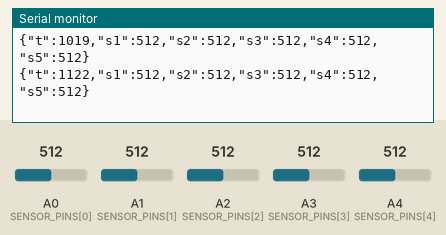
Recording of a sketch running on a simulated Arduino Uno, built with avr-gcc and run on an emulated ATmega328P. On the bench: the last lines printed to the serial monitor. The inputs (shaded band) are chosen by the test bench; at power-on: A0 (SENSOR_PINS[0]) = 512, A1 (SENSOR_PINS[1]) = 512, A2 (SENSOR_PINS[2]) = 512, A3 (SENSOR_PINS[3]) = 512, A4 (SENSOR_PINS[4]) = 512.

Above: at 1.2 s.
1.3 s: A0 (SENSOR_PINS[0]) set to 716
At 1.33 s:
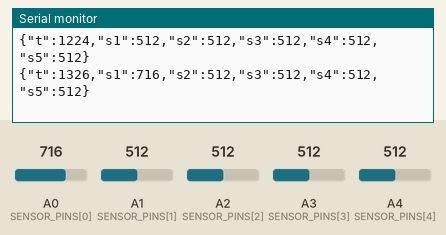
2.8 s: A1 (SENSOR_PINS[1]) set to 716
At 2.86 s:
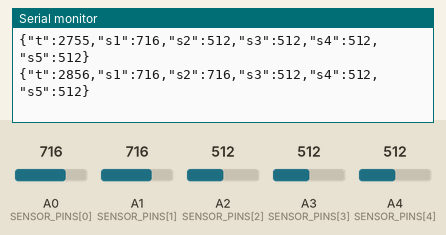
4.3 s: A2 (SENSOR_PINS[2]) set to 716
At 4.39 s:
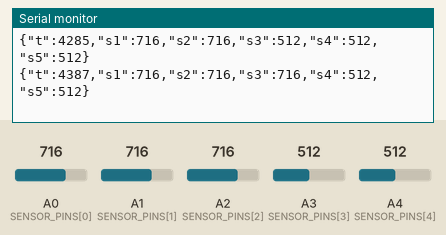
5.8 s: A3 (SENSOR_PINS[3]) set to 716
At 5.82 s:
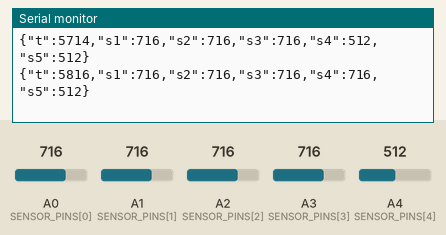
7.3 s: A4 (SENSOR_PINS[4]) set to 716
At 7.35 s:
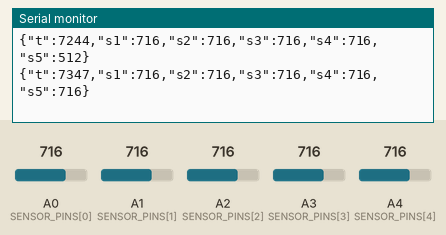
8.8 s: A0 (SENSOR_PINS[0]) set to 992
At 8.88 s:
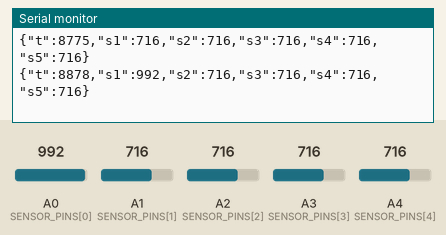
Timing chart, 0 to 11.3 s (numbered marks = the images above; inputs shaded):
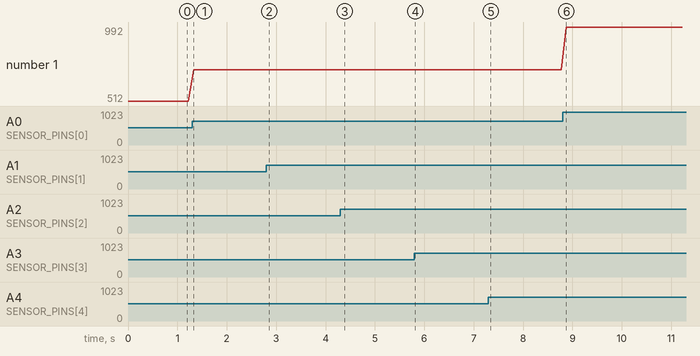

The sketch:

arduino_sketch.ino
```cpp
/*
 * Foot Pressure Sensor Sketch
 * Reads 5 FSR sensors from analog pins A0-A4
 * Outputs JSON data for the web interface on demand
 *
 * Sensor mapping:
 * A0 -> s1 (Zone 1: Hallux)
 * A1 -> s2 (Zone 2: Medial forefoot - 1st MTH)
 * A2 -> s3 (Zone 3: Lateral forefoot - 5th MTH)
 * A3 -> s4 (Zone 4: Midfoot)
 * A4 -> s5 (Zone 5: Heel)
 */

#define BAUD_RATE 115200

// Analog pins for sensors
const int SENSOR_PINS[5] = {A0, A1, A2, A3, A4};
const char* SENSOR_KEYS[5] = {"s1", "s2", "s3", "s4", "s5"}; // s1: Hallux, s2: Medial forefoot, s3: Lateral forefoot, s4: Midfoot, s5: Heel

// Sensor values
int sensorValues[5];
unsigned long startTime = 0;

void setup() {
  Serial.begin(BAUD_RATE);

  // Wait for serial to be ready (with 3s timeout for non-native USB boards)
  unsigned long start = millis();
  while (!Serial && millis() - start < 3000) {
    ;
  }

  startTime = millis();
  // Send reay signal
  Serial.println("{\"status\":\"ready\"}");
}

void loop() {
  // Read all sensor values
  for (int i = 0; i < 5; i++) {
    sensorValues[i] = analogRead(SENSOR_PINS[i]);
  }

  // Output JSON with elapsed time from start
  unsigned long elapsedTime = millis() - startTime;
  Serial.print("{\"t\":");
  Serial.print(elapsedTime);
  Serial.print(",");

  for (int i = 0; i < 5; i++) {
    if (i > 0) Serial.print(",");
    Serial.print("\"");
    Serial.print(SENSOR_KEYS[i]);
    Serial.print("\":");
    Serial.print(sensorValues[i]);
  }

  Serial.println("}");

  // 100ms delay = ~10 readings per second
  delay(100);
}
```

Measured:
- after the input at 1.3 s, the serial monitor: prints a new line at once (image 1)
- after the input at 2.8 s, the serial monitor: prints a new line after 0.06 s (image 2)
- after the input at 4.3 s, the serial monitor: prints a new line after 0.09 s (image 3)
- after the input at 5.8 s, the serial monitor: prints a new line at once (image 4)
- after the input at 7.3 s, the serial monitor: prints a new line after 0.05 s (image 5)
- after the input at 8.8 s, the serial monitor: prints a new line after 0.08 s (image 6)
- plotted number 1: 512 → 716 after the input at 1.3 s, 716 → 992 after the input at 8.8 s
